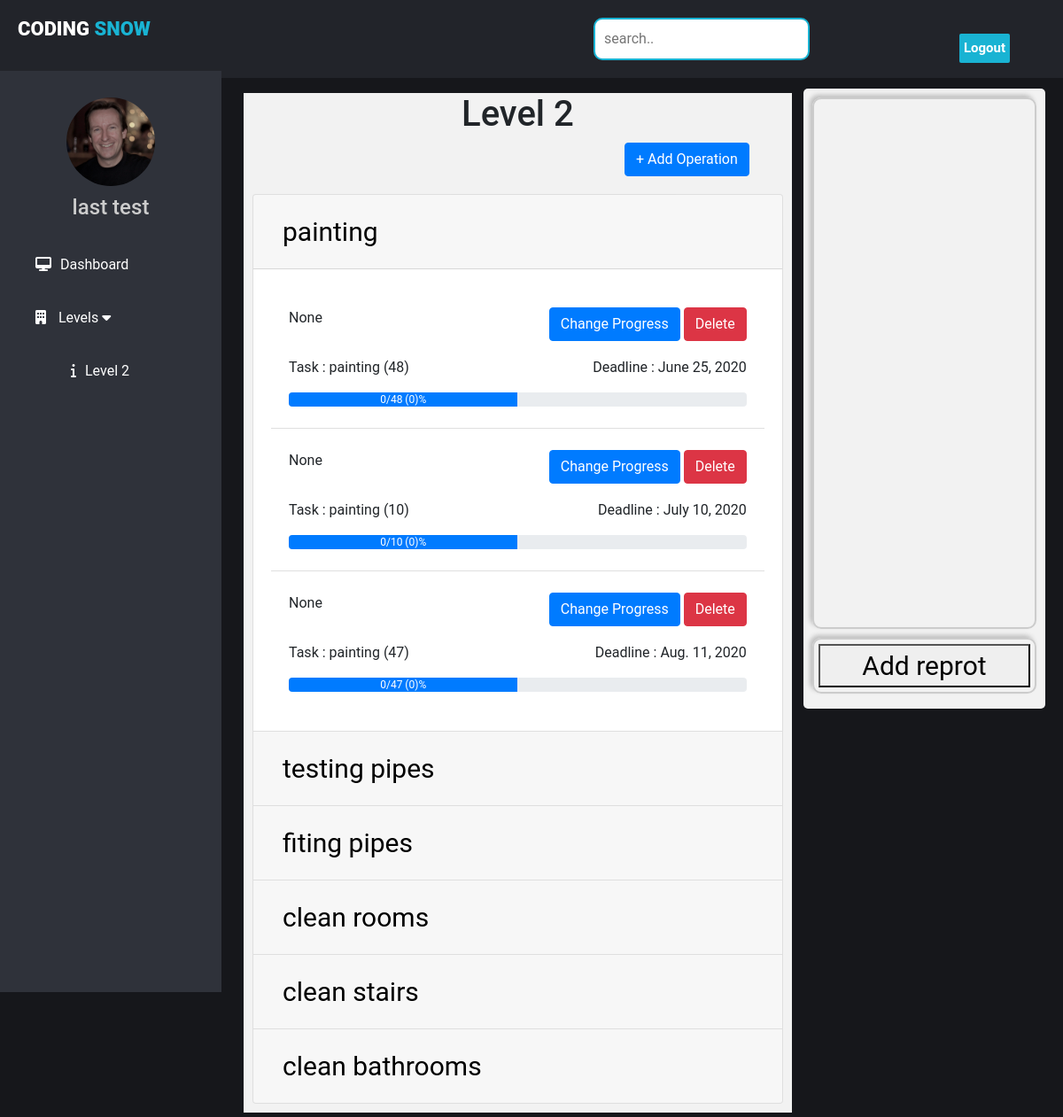
The page /forman/level/2 (signed in) on the database its author committed.
### accounts/models.py (models this page shows, shortened)
class User(AbstractUser):
    is_engineer = models.BooleanField(default=False)
    is_foreman = models.BooleanField(default=False)
    is_worker = models.BooleanField(default=False)
    type = models.CharField(max_length=10,choices=worker_choices,default='none')
    def full_name(self):
        return f'{self.first_name} {self.last_name}'

### tower/models.py (models this page shows, shortened)
class Level(models.Model):
    foreman = models.ForeignKey(User,on_delete=models.SET_NULL,null=True,blank=True)
    name = models.IntegerField()
    def files(self):
        return Report.objects.filter(level = self)

class Operation_type(models.Model):
    name = models.CharField(max_length=30)
    allowed = models.CharField(max_length=30,choices=worker_choices)
    level = models.ForeignKey(Level,on_delete=models.SET_NULL,null=True,blank=True)
    def __str__(self):
        return f"{self.name}"
    def operations(self):
        return Operation.objects.filter(type=self).order_by("deadline")

class Operation(models.Model):
    worker = models.ForeignKey(User,on_delete=models.SET_NULL,null=True,blank=True)
    level = models.ForeignKey(Level,on_delete=models.CASCADE)
    type = models.ForeignKey(Operation_type,on_delete=models.CASCADE)
    progress = models.IntegerField(default=0)
    must_finish = models.IntegerField()
    deadline = models.DateField()
    finished = models.DateField(blank=True,null=True)
    description = models.TextField(blank=True,null=True);
    def percent(self):
        return (self.progress*100)//self.must_finish
    def get_description(self):
        if(self.description):
            return self.description
        else:
            return f'{self.type} ({self.must_finish})'

### tower/views.py (the view)
# urls.py: path('forman/level/<int:num>',foreman_levels,name="foreman_level"),
def foreman_levels(request,num):
    levels = Level.objects.filter(foreman = request.user);
    level_num = Level.objects.get(name=num)
    operation_types = Operation_type.objects.filter(level=level_num)
    context = {"level_num":level_num.name,'levels':levels,"operation_types":operation_types,"current_level":level_num}
    return render(request,"foreman/level.html",context);

### templates/foreman/level.html (shortened to what this page needs)
{% extends 'foreman/base.html' %}
{% load static %}
{% block style %}
<link rel="stylesheet" href="{% static 'css/progress.css' %} ">
{% endblock %}
{% block content %}
<div>
  <div class="progress_part">
    <h1 class="align-left"> Level {{level_num}}</h1>
    <button type="button" class="float-right mr-5 btn btn-primary" data-toggle="modal" data-target="#exampleModal" data-whatever="@getbootstrap">+ Add Operation</button>
    <br><br>
    <div class="accordion" id="accordionExample">
      {% for operation_type in operation_types %}
      <div class="card">
        <div class="card-header" id="head_{{operation_type.id}}">
          <h2 class="mb-0">
            <button class="button_style cblack btn btn-link btn-block text-left" type="button" data-toggle="collapse" data-target="#id_{{operation_type.id}}" aria-expanded="true" aria-controls="id_{{operation_type.id}}">
            {{operation_type.name}}
            </button>
          </h2>
        </div>
        <div id="id_{{operation_type.id}}" class="collapse {% if forloop.counter == 1 %}show{% endif %}" aria-labelledby="head_{{operation_type.id}}" data-parent="#accordionExample">
          <div class="card-body">
            <ul class="list-group list-group-flush">
              {% for operation in operation_type.operations %}
                <li id='op_{{operation.id}}' class="list-group-item pb-4 pt-4">
                  <p class="pb-3">
                    <span class="float-left">{{operation.worker}}</span>
                    <span class="float-right">
                      <button onclick="change_progress({{operation.id}})" class='btn btn-primary'  data-toggle="modal" data-target="#change_progress_modal" data-whatever="@getbootstrap" type="button" name="button">Change Progress</button>
                      <button onclick="delete_progress({{operation.id}})" class="btn btn-danger">Delete</button>
                    </span>
                  </p><br>
                  <p>
                    <span class="float-left">Task : {{operation.get_description}}</span>
                    <span class="float-right">Deadline : {{operation.deadline}} </span>
                  </p><br>
                  <div class="progress">
                    <div class="progress-bar" role="progressbar" style="width: 50%;" aria-valuenow="50" aria-valuemin="0" aria-valuemax="100">{{operation.progress}}/{{operation.must_finish}} ({{operation.percent}})% </div>
                   </div>
                </li>
              {% endfor %}
            </ul>
          </div>
        </div>
      </div>
      {% endfor %}
    </div>
  </div>
  <div class="reports">
      <div class="content_side">
      </div>
    <div class="button_side">
     <button class="button_style" type="button" name="button" data-toggle="modal" data-target="#send_pdf"> Add reprot</button>
    </div>
  </div>
</div>
{% endblock %}

### templates/foreman/base.html (shortened to what this page needs)
{% load static %}
<!DOCTYPE html>
<html lang="en">
<head>
    <link rel="stylesheet" href="https://stackpath.bootstrapcdn.com/bootstrap/4.5.0/css/bootstrap.min.css">
    <link rel="stylesheet" href="{% static 'css/engineer_dashboard.css' %}">
    <link rel="stylesheet" href="{% static 'css/style.css' %}">
    <link rel="stylesheet" href="https://cdnjs.cloudflare.com/ajax/libs/font-awesome/5.12.1/css/all.min.css">
    {% block style %}
    {% endblock %}
</head>
<body>
    <div class="r_container">
        <div class="r_navbar">
            <header>
              <div class="left_area">
                <h3>Coding <span>Snow</span></h3>
              </div>
              <input type="search" placeholder="search..">
              <div class="right_area">
                <a href="{% url 'accounts:logout' %}" class="r_logout_btn">Logout</a>
              </div>
            </header>
        </div>
        <div class="r_sidebar">
            <center>
            <img src="{% static 'images/about.jpg' %}" alt="" class="profile_image">
            <h4>{{user.full_name}}</h4>
            </center>
            <a href="{% url 'tower:foreman_home' %}"><i class="fas fa-desktop"></i><span>Dashboard</span></a>
            {% if levels %}
              <a href="javascript:;" class="drop"><i class="fa fa-building"></i>
              <span>Levels</span>
                 <i class="fa fa-caret-down"></i>
                  <div class="dropdown-container">
                      {% for level in levels %}
                        <a href="{% url 'tower:foreman_level' level.name %}"><i class="fa fa-info"></i>Level {{level.name}}</a>
                      {% endfor %}
                  </div>
              </a>
            {% endif %}
        </div>
        <div class="r_content">
          <div style="height:1000px">
            {% block content %}
            {% endblock %}
          </div>
        </div>
    </div>
</body>
</html>

### static/css/engineer_dashboard.css (style rules this page uses)
* { margin: 0; padding: 0; font-family: "Roboto", sans-serif; }
body { background-color: #ccc; }
.r_container { display: grid; grid-template-columns: 250px auto; grid-template-rows: 80px auto; grid-template-areas: "navbar navbar" "sidebar content" ; }
.r_navbar { grid-area: navbar; }
.r_navbar header { background: #22242A; padding: 20px; }
.r_navbar .left_area { float: left; }
.r_navbar .left_area h3 { color: #fff; margin: 0; text-transform: uppercase; font-size: 22px; font-weight: 900; }
.r_navbar .left_area span { color: #19B3D3; }
.r_logout_btn { padding: 5px; background: #19B3D3; text-decoration: none; float: right; margin-top: -30px; margin-right: 40px; border-radius: 2px; font-size: 15px; font-weight: 600; color: #fff; transition: 0.5s; transition-property: background; }
.r_navbar input[type="search"] { padding: 10px; border: 2px solid #19B3D3; margin-left: 500px; border-radius: 10px; }
.r_navbar::placeholder { color:black; font-size:15px; }
.r_sidebar { grid-area: sidebar; background: #2f323a; }
.r_sidebar .profile_image { width: 100px; height: 100px; border-radius: 100px; margin-bottom: 10px; margin-top: 30px; }
.r_sidebar h4 { color: #ccc; margin-top: 0; margin-bottom: 20px; }
.r_sidebar a , .dropdown-container { color: #fff; display: block; width: 100%; line-height: 60px; text-decoration: none; padding-left: 40px; box-sizing: border-box; }
.r_sidebar i { padding-right: 10px; }
.r_content { grid-area: content; margin: 20px; }

### static/css/style.css (style rules this page uses)
body { background-color: #16171B; }

### static/css/progress.css (style rules this page uses)
body { background-color: #16171B; }
.cblack { color:black; }
.progress_part { background: #f2f2f2; width: 68%; display: inline-block; margin: 5px; }
.progress_part h1 { text-align: center; }
.accordion { margin: 10px; }
.reports { background: #f2f2f2; width: 30%; height:700px; float:right; border-radius: 5px; }
.content_side { border: 2px solid #cccccc; border-radius: 10px; height: 600px; margin: 10px; box-shadow: -3px -3px 5px #bfbfbf; }
.button_side { margin: 10px; margin-bottom: 10px; padding: 5px; border: 2px solid #cccccc; border-radius: 10px; box-shadow: -3px -3px 5px #bfbfbf; }
.button_style { width: 100%; font-size: 30px; }

### rows shown on the page
User: full_name "last test"
Level: name "2"
Operation_type: name "painting"
Operation: worker "None", get_description "painting (48)", deadline "June 25, 2020", progress "0", must_finish "48", percent "0"
Operation: worker "None", get_description "painting (10)", deadline "July 10, 2020", progress "0", must_finish "10", percent "0"
Operation: worker "None", get_description "painting (47)", deadline "Aug. 11, 2020", progress "0", must_finish "47", percent "0"
Operation_type: name "testing pipes"
Operation_type: name "fiting pipes"
Operation_type: name "clean rooms"
Operation_type: name "clean stairs"
Operation_type: name "clean bathrooms"

### other values the page prints
{{ level_num }} "2"
